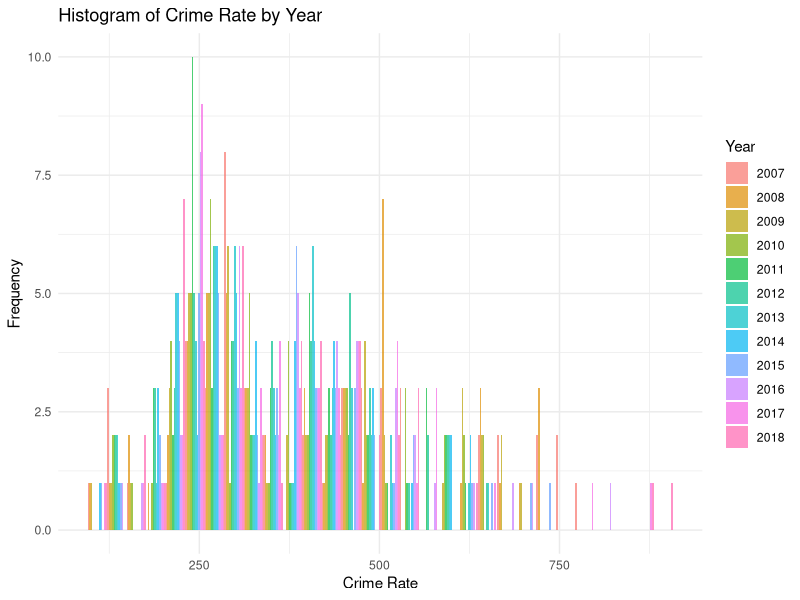
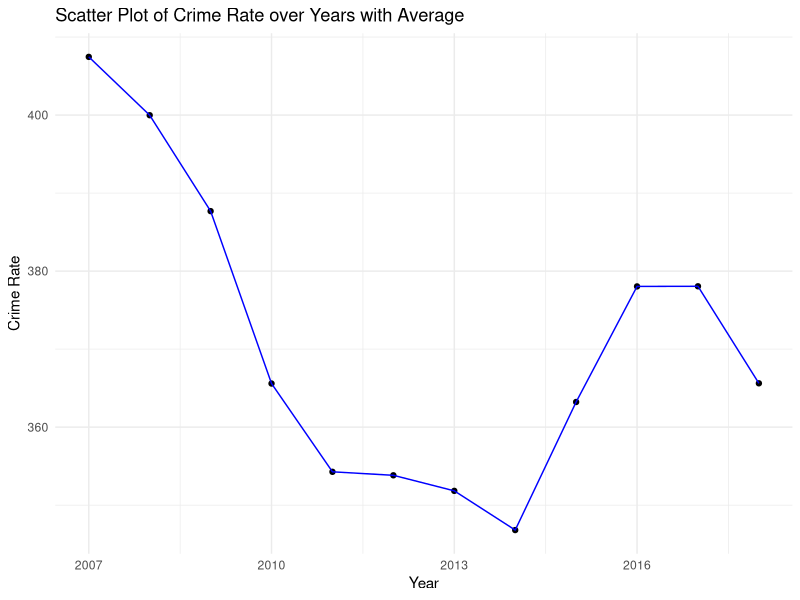

Recreate these plots in R, in order.
## ---- chunk 1
install.packages(c("dplyr", "ggplot2"))
install.packages("readr")
library(knitr)
library(readr)
library(dplyr)
library(ggplot2)
Sampledata2 <- read_csv("Sampledata2.csv")
glimpse(Sampledata2)
head <- head(Sampledata2, 10)
summary <- Sampledata2 %>% group_by(Year) %>% summarise(Mean_CrimeRate = mean(CrimeRate), Max_CrimeRate = max(CrimeRate), Min_CrimeRate = min(CrimeRate))
histogram <- ggplot(Sampledata2, aes(x = CrimeRate, fill = as.factor(Year))) + geom_histogram(position = "dodge", bins = 30, alpha = 0.7) + labs(title = "Histogram of Crime Rate by Year", x = "Crime Rate", y = "Frequency", fill = "Year") + theme_minimal() + theme(legend.position = "right")
scatter <- ggplot(summary, aes(x = Year, y = Mean_CrimeRate)) + geom_point() + geom_line(aes(group = 1, y = Mean_CrimeRate), color = "blue") + labs(title = "Scatter Plot of Crime Rate over Years with Average", x = "Year", y = "Crime Rate") + theme_minimal()

## ---- chunk 2
kable(head[1:10, ], caption="Table 1.1: The first 10 rows of the Crmate Rate data")
## ---- chunk 3
kable(summary[1:12, ], caption="Table 1.2: A Statistics table")
## ---- chunk 4
print(histogram)
## ---- chunk 5
print(scatter)
